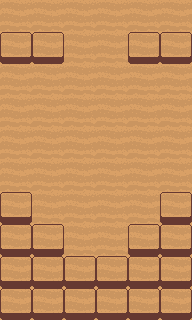

A level layout from a 2D game, rendered from its tile map. Below: a short description, then the map file with its tile-grid data intact:
An orthogonal 6x10 tile map with 32x32 px tiles, 1 tile layer (Tile Layer 1).

<map version="1.4" tiledversion="1.4.3" orientation="orthogonal" renderorder="left-up" width="6" height="10" tilewidth="32" tileheight="32" infinite="0" nextlayerid="2" nextobjectid="1">
 <tileset firstgid="1" source="ClimberGame.tsx" />
 <layer id="1" name="Tile Layer 1" width="6" height="10">
  <data encoding="csv">
1,1,1,1,1,1,
2,2,1,1,2,2,
1,1,1,1,1,1,
1,1,1,1,1,1,
1,1,1,1,1,1,
1,1,1,1,1,1,
2,1,1,1,1,2,
2,2,1,1,2,2,
2,2,2,2,2,2,
2,2,2,2,2,2
</data>
 </layer>
</map>
